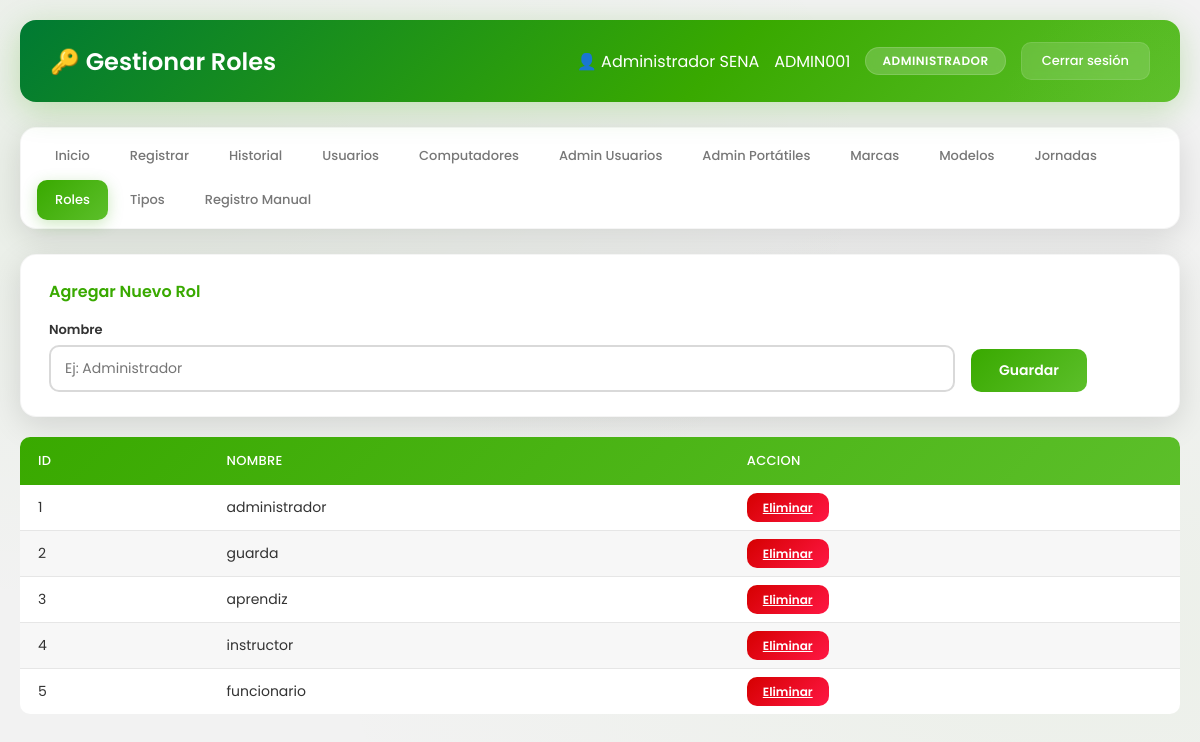
Page /admin/rol.php (signed in) on the committed database.
### tables this page shows
CREATE TABLE rol (
    id int(11) NOT NULL AUTO_INCREMENT,
    nombre varchar(50) NOT NULL,
    PRIMARY KEY (id),
    UNIQUE KEY nombre (nombre)
);

### admin/rol.php (the view, shortened to what this page needs)
<?php
require_once '../config/db.php';
$titulo = 'Gestionar Roles';
$roles = $pdo->query("SELECT * FROM rol ORDER BY id")->fetchAll();
?>
<!DOCTYPE html>
<html lang="es">
<head>
    <link rel="stylesheet" href="../css/style.css">
</head>
<body>
    <div class="dashboard-container">
        <div class="header">
            <h1>🔑 <?= $titulo ?></h1>
            <div class="user-info">
                <span>👤 <?= htmlspecialchars($_SESSION['nombre_completo']) ?></span>
                <span> <?= htmlspecialchars($_SESSION['carnet']) ?></span>
                <span class="badge"><?= htmlspecialchars($_SESSION['rol']) ?></span>
                <a href="../logout.php" class="btn-logout">Cerrar sesión</a>
            </div>
        </div>
        <?php include '../includes/menu.php'; ?>
        <div class="card">
            <h3>Agregar Nuevo Rol</h3>
            <form action="guardar_rol.php" method="POST">
                <div class="form-row">
                    <div class="form-group">
                        <label>Nombre</label>
                        <input type="text" name="nombre" placeholder="Ej: Administrador" required>
                    </div>
                    <div class="form-group" style="flex: 0 0 auto;">
                        <button type="submit" class="btn-success">Guardar</button>
                    </div>
                </div>
            </form>
        </div>
        <table>
            <thead>
                <tr>
                    <th>ID</th>
                    <th>Nombre</th>
                    <th>Accion</th>
                </tr>
            </thead>
            <tbody>
                <?php foreach ($roles as $r): ?>
                    <tr>
                        <td><?= $r['id'] ?></td>
                        <td><?= htmlspecialchars($r['nombre']) ?></td>
                        <td>
                            <a href="eliminar.php?tabla=rol&id=<?= $r['id'] ?>"
                                onclick="return confirm('¿Seguro que quieres eliminar este rol?');"
                                class="btn-danger btn-sm">Eliminar</a>
                        </td>
                    </tr>
                <?php endforeach; ?>
            </tbody>
        </table>
    </div>
</body>
</html>

### css/style.css (style rules this page uses)
:root { --primary: #39A900; --primary-light: #5CBF2A; --primary-dark: #007A33; --secondary: #7AC943; --accent: #FFCC00; --success: #39A900; --danger: #D50000; --warning: #FFB300; --gold: #FFCC00; --white: #FFFFFF; --gray-light: #F2F2F2; --gray: #777777; --dark: #333333; --shadow: 0 8px 32px rgba(0,0,0,0.12); --shadow-hover: 0 12px 48px rgba(0,0,0,0.18); --radius: 16px; --radius-sm: 10px; }
* { margin: 0; padding: 0; box-sizing: border-box; }
body { font-family: 'Poppins', 'Segoe UI', sans-serif; background: var(--gray-light); color: var(--dark); min-height: 100vh; background-image: radial-gradient( ellipse at 10% 20%, rgba(57, 169, 0, 0.05) 0%, transparent 50% ), radial-gradient( ellipse at 90% 80%, rgba(122, 201, 67, 0.05) 0%, transparent 50% ); }
.dashboard-container { max-width: 1360px; margin: 0 auto; padding: 20px; }
.header { background: linear-gradient( 135deg, var(--primary-dark)0%, var(--primary) 60%, var(--primary-light) 100% ); color: white; border-radius: var(--radius); padding: 22px 30px; box-shadow: 0 8px 32px rgba(57, 169, 0, 0.25); margin-bottom: 25px; display: flex; justify-content: space-between; align-items: center; position: relative; overflow: hidden; }
.header::before { content: ''; position: absolute; top: -50%; right: -10%; width: 300px; height: 300px; background: radial-gradient( circle, rgba(122, 201, 67, 0.12) 0%, transparent 70% ); border-radius: 50%; }
.header h1 { font-size: 24px; font-weight: 600; position: relative; z-index: 1; }
.user-info { display: flex; align-items: center; gap: 15px; position: relative; z-index: 1; }
.badge { background: rgba(255,255,255,0.2); color: white; padding: 4px 16px; border-radius: 20px; font-size: 12px; font-weight: 600; text-transform: uppercase; letter-spacing: 0.5px; backdrop-filter: blur(5px); border: 1px solid rgba(255,255,255,0.15); }
.btn-logout { background: rgba(255,255,255,0.15); color: white; padding: 8px 20px; border-radius: var(--radius-sm); text-decoration: none; font-size: 13px; font-weight: 500; transition: all 0.3s; backdrop-filter: blur(5px); border: 1px solid rgba(255,255,255,0.1); }
.card { background: white; padding: 24px 28px; border-radius: var(--radius); box-shadow: var(--shadow); margin-bottom: 20px; border: 1px solid rgba(0,0,0,0.04); transition: all 0.3s; }
.card h3 { color: #39A900; margin-bottom: 16px; font-size: 16px; font-weight: 600; display: flex; align-items: center; gap: 10px; }
table { width: 100%; background: white; border-radius: var(--radius-sm); overflow: hidden; border-collapse: collapse; }
thead { background: linear-gradient( 135deg, #39A900, #5CBF2A ); color: white; }
thead th { padding: 14px 18px; text-align: left; font-weight: 500; font-size: 13px; text-transform: uppercase; letter-spacing: 0.3px; }
tbody td { padding: 12px 18px; border-bottom: 1px solid #E6E6E6; font-size: 14px; }
tbody tr:nth-child(even) { background: #F7F7F7; }
tbody tr:last-child td { border-bottom: none; }
.form-row { display: flex; flex-wrap: wrap; gap: 16px; align-items: flex-end; }
.form-group { flex: 1; min-width: 180px; }
.form-group label { display: block; margin-bottom: 5px; font-weight: 600; color: var(--dark); font-size: 13px; }
.form-group input, .form-group select, .form-group textarea { width: 100%; padding: 11px 14px; border: 2px solid #D9D9D9; border-radius: var(--radius-sm); font-size: 14px; transition: all 0.3s; font-family: 'Poppins', sans-serif; background: white; }
.btn-success { background: linear-gradient( 135deg, #39A900, #5CBF2A ); color: white; border: none; padding: 11px 28px; border-radius: var(--radius-sm); cursor: pointer; font-weight: 600; font-size: 14px; transition: all 0.3s; font-family: 'Poppins', sans-serif; }
.btn-danger { background: linear-gradient( 135deg, #D50000, #FF1744 ); color: white; border: none; padding: 11px 28px; border-radius: var(--radius-sm); cursor: pointer; font-weight: 600; font-size: 14px; transition: all 0.3s; font-family: 'Poppins', sans-serif; }
.btn-sm { padding: 6px 16px; font-size: 12px; }

### rows in the picture
rol: id "1", nombre "administrador"
rol: id "2", nombre "guarda"
rol: id "3", nombre "aprendiz"
rol: id "4", nombre "instructor"
rol: id "5", nombre "funcionario"

### other values in the picture
$titulo "Gestionar Roles"
$_SESSION['nombre_completo'] "Administrador SENA"
$_SESSION['carnet'] "ADMIN001"
$_SESSION['rol'] "ADMINISTRADOR"
